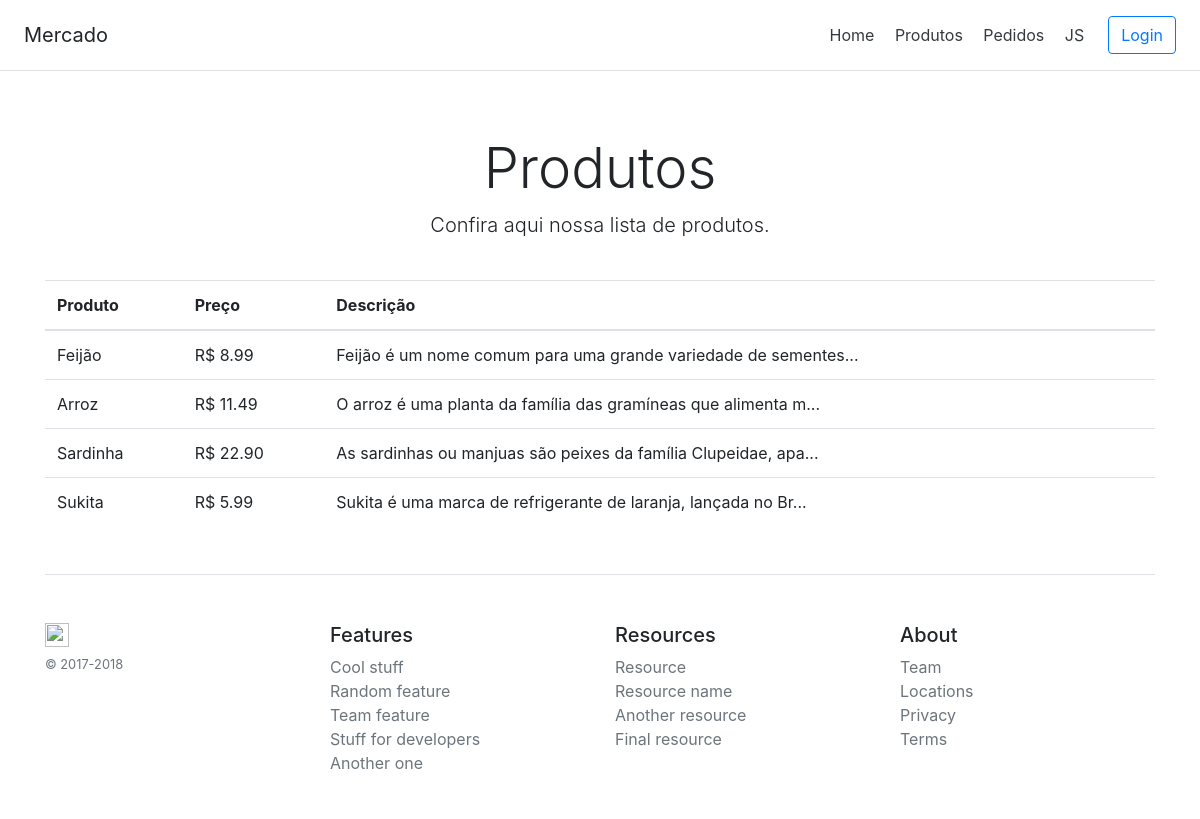
/produtos/, run on the app's committed database.
### core/models.py (models this page shows, shortened)
class Produto(models.Model):
    produto     = models.CharField('Nome Produto', max_length=20)
    descricao   = models.TextField('Descrição', max_length=500)
    preco       = models.DecimalField('Preço', decimal_places=2, max_digits=7, validators=[MinValueValidator(0.01)])

### core/views.py (the view)
# urls.py: path('produtos/', views.produtos, name='produtos'),
def produtos(request):
    produtos = Produto.objects.all()
    context = {
        'produtos':produtos,
    }
    return render(request, 'core/produtos.html', context)

### core/templates/core/produtos.html
{% extends 'core/base.html' %}
{% block content %}
    <div class="pricing-header px-3 py-3 pt-md-5 pb-md-4 mx-auto text-center">
      <h1 class="display-4">Produtos</h1>
      <p class="lead">Confira aqui nossa lista de produtos.</p>
    </div>
    <div class="container">
      <table class="table table-hover">
        <thead>
          <tr>
            <th>Produto</th>
            <th>Preço</th>
            <th>Descrição</th>
          </tr>
        </thead>
        <tbody>
          {% for produto in produtos %}
          <tr>
            <td>{{ produto.produto }}</td>
            <td>R$ {{ produto.preco }}</td>
            <td>{{ produto.descricao|slice:":60" }}...</td>
          </tr>
          {% endfor %}
        </tbody>
      </table>
    </div>
{% endblock %}

### core/templates/core/base.html (shortened to what this page needs)
<!DOCTYPE html>
<html lang="en">
  <head>
    <link rel="stylesheet" href="https://maxcdn.bootstrapcdn.com/bootstrap/4.0.0/css/bootstrap.min.css">
  </head>
  {% block body %}
  <body>
    <div class="d-flex flex-column flex-md-row align-items-center p-3 px-md-4 mb-3 bg-white border-bottom box-shadow">
      <h5 class="my-0 mr-md-auto font-weight-normal">Mercado</h5>
      <nav class="my-2 my-md-0 mr-md-3">
        <a class="p-2 text-dark" href="{% url 'core:index' %}">Home</a>
        <a class="p-2 text-dark" href="{% url 'core:produtos' %}">Produtos</a>
        <a class="p-2 text-dark" href="{% url 'core:pedidos' %}">Pedidos</a>
        <a class="p-2 text-dark" href="{% url 'core:js' %}">JS</a>
      </nav>
      {% if user.is_authenticated %}
      <a class="btn btn-outline-danger" href="{% url 'core:logout' %}">Logout</a>
      {% else %}
      <a class="btn btn-outline-primary" href="{% url 'core:login' %}">Login</a>
      {% endif %}
    </div>
    {% block content %}
    {% endblock %}
    <div class="container">
      <footer class="pt-4 my-md-5 pt-md-5 border-top">
        <div class="row">
          <div class="col-12 col-md">
            <img class="mb-2" src="https://getbootstrap.com/assets/brand/bootstrap-solid.svg" alt="" width="24" height="24">
            <small class="d-block mb-3 text-muted">&copy; 2017-2018</small>
          </div>
          <div class="col-6 col-md">
            <h5>Features</h5>
            <ul class="list-unstyled text-small">
              <li><a class="text-muted" href="#">Cool stuff</a></li>
              <li><a class="text-muted" href="#">Random feature</a></li>
              <li><a class="text-muted" href="#">Team feature</a></li>
              <li><a class="text-muted" href="#">Stuff for developers</a></li>
              <li><a class="text-muted" href="#">Another one</a></li>
            </ul>
          </div>
          <div class="col-6 col-md">
            <h5>Resources</h5>
            <ul class="list-unstyled text-small">
              <li><a class="text-muted" href="#">Resource</a></li>
              <li><a class="text-muted" href="#">Resource name</a></li>
              <li><a class="text-muted" href="#">Another resource</a></li>
              <li><a class="text-muted" href="#">Final resource</a></li>
            </ul>
          </div>
          <div class="col-6 col-md">
            <h5>About</h5>
            <ul class="list-unstyled text-small">
              <li><a class="text-muted" href="#">Team</a></li>
              <li><a class="text-muted" href="#">Locations</a></li>
              <li><a class="text-muted" href="#">Privacy</a></li>
              <li><a class="text-muted" href="#">Terms</a></li>
            </ul>
          </div>
        </div>
      </footer>
    </div>
  </body>
  {% endblock body %}
</html>

### data on the page
Produto: produto "Feijão", preco "8.99", descricao "Feijão é um nome comum para uma grande variedade de sementes"
Produto: produto "Arroz", preco "11.49", descricao "O arroz é uma planta da família das gramíneas que alimenta m"
Produto: produto "Sardinha", preco "22.90", descricao "As sardinhas ou manjuas são peixes da família Clupeidae, apa"
Produto: produto "Sukita", preco "5.99", descricao "Sukita é uma marca de refrigerante de laranja, lançada no Br"
